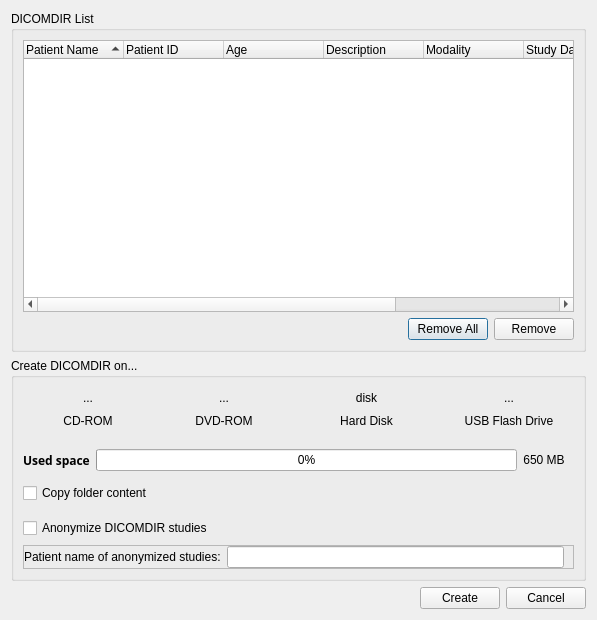
<?xml version="1.0" encoding="UTF-8"?>
<ui version="4.0">
 <class>udg::QCreateDicomdirBase</class>
 <widget class="QDialog" name="udg::QCreateDicomdirBase">
  <property name="geometry">
   <rect>
    <x>0</x>
    <y>0</y>
    <width>597</width>
    <height>620</height>
   </rect>
  </property>
  <property name="windowTitle">
   <string>Create DICOMDIR</string>
  </property>
  <property name="windowIcon">
   <iconset resource="../main/main.qrc">
    <normaloff>:/images/icons/folder-new-dicomdir.svg</normaloff>:/images/icons/folder-new-dicomdir.svg</iconset>
  </property>
  <layout class="QGridLayout" name="gridLayout_3">
   <item row="0" column="0">
    <widget class="QGroupBox" name="groupBox_2">
     <property name="sizePolicy">
      <sizepolicy hsizetype="Expanding" vsizetype="Expanding">
       <horstretch>0</horstretch>
       <verstretch>0</verstretch>
      </sizepolicy>
     </property>
     <property name="title">
      <string>DICOMDIR List</string>
     </property>
     <layout class="QVBoxLayout">
      <property name="spacing">
       <number>6</number>
      </property>
      <property name="leftMargin">
       <number>9</number>
      </property>
      <property name="topMargin">
       <number>9</number>
      </property>
      <property name="rightMargin">
       <number>9</number>
      </property>
      <property name="bottomMargin">
       <number>9</number>
      </property>
      <item>
       <widget class="QTreeWidget" name="m_dicomdirStudiesList">
        <property name="minimumSize">
         <size>
          <width>403</width>
          <height>0</height>
         </size>
        </property>
        <property name="horizontalScrollBarPolicy">
         <enum>Qt::ScrollBarAsNeeded</enum>
        </property>
        <property name="selectionMode">
         <enum>QAbstractItemView::ExtendedSelection</enum>
        </property>
        <property name="sortingEnabled">
         <bool>true</bool>
        </property>
        <column>
         <property name="text">
          <string>Patient Name</string>
         </property>
        </column>
        <column>
         <property name="text">
          <string>Patient ID</string>
         </property>
        </column>
        <column>
         <property name="text">
          <string>Age</string>
         </property>
        </column>
        <column>
         <property name="text">
          <string>Description</string>
         </property>
        </column>
        <column>
         <property name="text">
          <string>Modality</string>
         </property>
        </column>
        <column>
         <property name="text">
          <string>Study Date</string>
         </property>
        </column>
        <column>
         <property name="text">
          <string>Study Time</string>
         </property>
        </column>
        <column>
         <property name="text">
          <string>Study UID</string>
         </property>
        </column>
       </widget>
      </item>
      <item>
       <layout class="QHBoxLayout">
        <property name="spacing">
         <number>6</number>
        </property>
        <property name="leftMargin">
         <number>0</number>
        </property>
        <property name="topMargin">
         <number>0</number>
        </property>
        <property name="rightMargin">
         <number>0</number>
        </property>
        <property name="bottomMargin">
         <number>0</number>
        </property>
        <item>
         <spacer>
          <property name="orientation">
           <enum>Qt::Horizontal</enum>
          </property>
          <property name="sizeHint" stdset="0">
           <size>
            <width>40</width>
            <height>20</height>
           </size>
          </property>
         </spacer>
        </item>
        <item>
         <widget class="QPushButton" name="m_buttonRemoveAll">
          <property name="toolTip">
           <string>Remove all the studies from the list</string>
          </property>
          <property name="text">
           <string>Remove All</string>
          </property>
          <property name="icon">
           <iconset resource="../main/main.qrc">
            <normaloff>:/images/icons/edit-delete.svg</normaloff>:/images/icons/edit-delete.svg</iconset>
          </property>
         </widget>
        </item>
        <item>
         <widget class="QPushButton" name="m_buttonRemove">
          <property name="toolTip">
           <string>Remove selected study of the list</string>
          </property>
          <property name="text">
           <string>Remove</string>
          </property>
         </widget>
        </item>
       </layout>
      </item>
     </layout>
    </widget>
   </item>
   <item row="1" column="0">
    <widget class="QGroupBox" name="groupBox">
     <property name="title">
      <string>Create DICOMDIR on...</string>
     </property>
     <layout class="QVBoxLayout" name="verticalLayout">
      <item>
       <layout class="QGridLayout" name="gridLayout_4">
        <property name="leftMargin">
         <number>0</number>
        </property>
        <property name="topMargin">
         <number>0</number>
        </property>
        <property name="rightMargin">
         <number>0</number>
        </property>
        <property name="bottomMargin">
         <number>0</number>
        </property>
        <item row="0" column="9">
         <spacer name="horizontalSpacer_4">
          <property name="orientation">
           <enum>Qt::Horizontal</enum>
          </property>
          <property name="sizeHint" stdset="0">
           <size>
            <width>40</width>
            <height>20</height>
           </size>
          </property>
         </spacer>
        </item>
        <item row="0" column="4">
         <widget class="QToolButton" name="m_dvdromDeviceToolButton">
          <property name="text">
           <string>...</string>
          </property>
          <property name="icon">
           <iconset resource="../main/main.qrc">
            <normaloff>:/images/icons/media-optical-dvd.svg</normaloff>:/images/icons/media-optical-dvd.svg</iconset>
          </property>
          <property name="iconSize">
           <size>
            <width>64</width>
            <height>64</height>
           </size>
          </property>
          <property name="checkable">
           <bool>true</bool>
          </property>
          <property name="autoRaise">
           <bool>true</bool>
          </property>
         </widget>
        </item>
        <item row="0" column="11">
         <spacer name="horizontalSpacer_3">
          <property name="orientation">
           <enum>Qt::Horizontal</enum>
          </property>
          <property name="sizeHint" stdset="0">
           <size>
            <width>40</width>
            <height>20</height>
           </size>
          </property>
         </spacer>
        </item>
        <item row="0" column="1">
         <widget class="QToolButton" name="m_cdromDeviceToolButton">
          <property name="text">
           <string>...</string>
          </property>
          <property name="icon">
           <iconset resource="../main/main.qrc">
            <normaloff>:/images/icons/media-optical.svg</normaloff>:/images/icons/media-optical.svg</iconset>
          </property>
          <property name="iconSize">
           <size>
            <width>64</width>
            <height>64</height>
           </size>
          </property>
          <property name="checkable">
           <bool>true</bool>
          </property>
          <property name="checked">
           <bool>false</bool>
          </property>
          <property name="autoRaise">
           <bool>true</bool>
          </property>
         </widget>
        </item>
        <item row="0" column="10">
         <widget class="QToolButton" name="m_pendriveDeviceToolButton">
          <property name="text">
           <string>...</string>
          </property>
          <property name="icon">
           <iconset resource="../main/main.qrc">
            <normaloff>:/images/icons/drive-removable-media.svg</normaloff>:/images/icons/drive-removable-media.svg</iconset>
          </property>
          <property name="iconSize">
           <size>
            <width>64</width>
            <height>64</height>
           </size>
          </property>
          <property name="checkable">
           <bool>true</bool>
          </property>
          <property name="autoRaise">
           <bool>true</bool>
          </property>
         </widget>
        </item>
        <item row="0" column="2">
         <spacer name="horizontalSpacer_5">
          <property name="orientation">
           <enum>Qt::Horizontal</enum>
          </property>
          <property name="sizeHint" stdset="0">
           <size>
            <width>40</width>
            <height>20</height>
           </size>
          </property>
         </spacer>
        </item>
        <item row="0" column="6">
         <spacer name="horizontalSpacer_2">
          <property name="orientation">
           <enum>Qt::Horizontal</enum>
          </property>
          <property name="sizeHint" stdset="0">
           <size>
            <width>40</width>
            <height>20</height>
           </size>
          </property>
         </spacer>
        </item>
        <item row="0" column="0">
         <spacer name="horizontalSpacer">
          <property name="orientation">
           <enum>Qt::Horizontal</enum>
          </property>
          <property name="sizeHint" stdset="0">
           <size>
            <width>40</width>
            <height>20</height>
           </size>
          </property>
         </spacer>
        </item>
        <item row="0" column="7">
         <widget class="QToolButton" name="m_hardDiskDeviceToolButton">
          <property name="text">
           <string>disk</string>
          </property>
          <property name="icon">
           <iconset resource="../main/main.qrc">
            <normaloff>:/images/icons/drive-harddisk.svg</normaloff>:/images/icons/drive-harddisk.svg</iconset>
          </property>
          <property name="iconSize">
           <size>
            <width>64</width>
            <height>64</height>
           </size>
          </property>
          <property name="checkable">
           <bool>true</bool>
          </property>
          <property name="checked">
           <bool>false</bool>
          </property>
          <property name="autoRaise">
           <bool>true</bool>
          </property>
         </widget>
        </item>
        <item row="0" column="3">
         <spacer name="horizontalSpacer_6">
          <property name="orientation">
           <enum>Qt::Horizontal</enum>
          </property>
          <property name="sizeHint" stdset="0">
           <size>
            <width>40</width>
            <height>20</height>
           </size>
          </property>
         </spacer>
        </item>
        <item row="0" column="5">
         <spacer name="horizontalSpacer_7">
          <property name="orientation">
           <enum>Qt::Horizontal</enum>
          </property>
          <property name="sizeHint" stdset="0">
           <size>
            <width>40</width>
            <height>20</height>
           </size>
          </property>
         </spacer>
        </item>
        <item row="0" column="8">
         <spacer name="horizontalSpacer_8">
          <property name="orientation">
           <enum>Qt::Horizontal</enum>
          </property>
          <property name="sizeHint" stdset="0">
           <size>
            <width>40</width>
            <height>20</height>
           </size>
          </property>
         </spacer>
        </item>
        <item row="1" column="9" colspan="3">
         <widget class="QLabel" name="label_4">
          <property name="text">
           <string>USB Flash Drive</string>
          </property>
          <property name="alignment">
           <set>Qt::AlignCenter</set>
          </property>
         </widget>
        </item>
        <item row="1" column="6" colspan="3">
         <widget class="QLabel" name="label_3">
          <property name="text">
           <string>Hard Disk</string>
          </property>
          <property name="alignment">
           <set>Qt::AlignCenter</set>
          </property>
         </widget>
        </item>
        <item row="1" column="3" colspan="3">
         <widget class="QLabel" name="label_2">
          <property name="text">
           <string>DVD-ROM</string>
          </property>
          <property name="alignment">
           <set>Qt::AlignCenter</set>
          </property>
         </widget>
        </item>
        <item row="1" column="0" colspan="3">
         <widget class="QLabel" name="label">
          <property name="text">
           <string>CD-ROM</string>
          </property>
          <property name="alignment">
           <set>Qt::AlignCenter</set>
          </property>
         </widget>
        </item>
       </layout>
      </item>
      <item>
       <widget class="QStackedWidget" name="m_stackedWidget">
        <property name="sizePolicy">
         <sizepolicy hsizetype="Preferred" vsizetype="Fixed">
          <horstretch>0</horstretch>
          <verstretch>0</verstretch>
         </sizepolicy>
        </property>
        <property name="currentIndex">
         <number>0</number>
        </property>
        <widget class="QWidget" name="page">
         <layout class="QGridLayout" name="gridLayout">
          <property name="leftMargin">
           <number>0</number>
          </property>
          <property name="topMargin">
           <number>9</number>
          </property>
          <property name="rightMargin">
           <number>9</number>
          </property>
          <property name="bottomMargin">
           <number>0</number>
          </property>
          <item row="1" column="0" colspan="2">
           <widget class="QCheckBox" name="m_copyFolderContentToDICOMDIRCdDvdCheckBox">
            <property name="text">
             <string>Copy folder content</string>
            </property>
           </widget>
          </item>
          <item row="0" column="0">
           <widget class="QLabel" name="m_DICOMDIRUsedSpaceLabel">
            <property name="font">
             <font>
              <family>Sans Serif</family>
              <pointsize>9</pointsize>
              <weight>75</weight>
              <italic>false</italic>
              <bold>true</bold>
              <underline>false</underline>
              <strikeout>false</strikeout>
             </font>
            </property>
            <property name="text">
             <string>Used space</string>
            </property>
           </widget>
          </item>
          <item row="0" column="2">
           <widget class="QLabel" name="m_labelMbCdDvdOcupat">
            <property name="autoFillBackground">
             <bool>false</bool>
            </property>
            <property name="text">
             <string>650 MB</string>
            </property>
            <property name="alignment">
             <set>Qt::AlignCenter</set>
            </property>
           </widget>
          </item>
          <item row="0" column="1">
           <widget class="QProgressBar" name="m_progressBarOcupat">
            <property name="maximum">
             <number>100</number>
            </property>
            <property name="value">
             <number>0</number>
            </property>
            <property name="textVisible">
             <bool>true</bool>
            </property>
            <property name="orientation">
             <enum>Qt::Horizontal</enum>
            </property>
            <property name="textDirection">
             <enum>QProgressBar::TopToBottom</enum>
            </property>
           </widget>
          </item>
         </layout>
        </widget>
        <widget class="QWidget" name="page_2">
         <layout class="QVBoxLayout" name="verticalLayout_2">
          <property name="leftMargin">
           <number>0</number>
          </property>
          <property name="bottomMargin">
           <number>0</number>
          </property>
          <item>
           <layout class="QHBoxLayout">
            <property name="spacing">
             <number>6</number>
            </property>
            <property name="leftMargin">
             <number>0</number>
            </property>
            <property name="topMargin">
             <number>0</number>
            </property>
            <property name="rightMargin">
             <number>0</number>
            </property>
            <property name="bottomMargin">
             <number>0</number>
            </property>
            <item>
             <widget class="QLabel" name="m_DICOMDIRLocationLabel">
              <property name="font">
               <font>
                <family>Sans Serif</family>
                <pointsize>9</pointsize>
                <weight>75</weight>
                <italic>false</italic>
                <bold>true</bold>
                <underline>false</underline>
                <strikeout>false</strikeout>
               </font>
              </property>
              <property name="text">
               <string>Location:</string>
              </property>
             </widget>
            </item>
            <item>
             <widget class="QLineEdit" name="m_lineEditDicomdirPath"/>
            </item>
            <item>
             <widget class="QPushButton" name="m_buttonExamineDisk">
              <property name="text">
               <string/>
              </property>
              <property name="icon">
               <iconset resource="../main/main.qrc">
                <normaloff>:/images/icons/document-open.svg</normaloff>:/images/icons/document-open.svg</iconset>
              </property>
              <property name="iconSize">
               <size>
                <width>16</width>
                <height>16</height>
               </size>
              </property>
             </widget>
            </item>
           </layout>
          </item>
          <item>
           <widget class="QLabel" name="m_dicomdirSizeOnDiskLabel">
            <property name="text">
             <string>The size of the DICOMDIR is XX MB</string>
            </property>
           </widget>
          </item>
          <item>
           <widget class="QCheckBox" name="m_copyFolderContentToDICOMDIRUsbHardDiskCheckBox">
            <property name="text">
             <string>Copy folder content</string>
            </property>
           </widget>
          </item>
         </layout>
        </widget>
       </widget>
      </item>
      <item>
       <widget class="QCheckBox" name="m_anonymizeDICOMDIRCheckBox">
        <property name="minimumSize">
         <size>
          <width>0</width>
          <height>22</height>
         </size>
        </property>
        <property name="text">
         <string>Anonymize DICOMDIR studies</string>
        </property>
       </widget>
      </item>
      <item>
       <widget class="QFrame" name="m_patientNameAnonymizedFrame">
        <property name="frameShape">
         <enum>QFrame::StyledPanel</enum>
        </property>
        <property name="frameShadow">
         <enum>QFrame::Raised</enum>
        </property>
        <layout class="QGridLayout" name="gridLayout_2">
         <property name="leftMargin">
          <number>0</number>
         </property>
         <property name="topMargin">
          <number>0</number>
         </property>
         <property name="bottomMargin">
          <number>0</number>
         </property>
         <property name="horizontalSpacing">
          <number>6</number>
         </property>
         <property name="verticalSpacing">
          <number>0</number>
         </property>
         <item row="0" column="1">
          <widget class="QLineEdit" name="m_patientNameAnonymizedLineEdit">
           <property name="maxLength">
            <number>64</number>
           </property>
          </widget>
         </item>
         <item row="0" column="0">
          <widget class="QLabel" name="label_5">
           <property name="text">
            <string>Patient name of anonymized studies:</string>
           </property>
          </widget>
         </item>
        </layout>
       </widget>
      </item>
     </layout>
    </widget>
   </item>
   <item row="2" column="0">
    <layout class="QHBoxLayout">
     <property name="spacing">
      <number>6</number>
     </property>
     <property name="leftMargin">
      <number>0</number>
     </property>
     <property name="topMargin">
      <number>0</number>
     </property>
     <property name="rightMargin">
      <number>0</number>
     </property>
     <property name="bottomMargin">
      <number>0</number>
     </property>
     <item>
      <spacer>
       <property name="orientation">
        <enum>Qt::Horizontal</enum>
       </property>
       <property name="sizeHint" stdset="0">
        <size>
         <width>40</width>
         <height>20</height>
        </size>
       </property>
      </spacer>
     </item>
     <item>
      <widget class="QPushButton" name="m_buttonCreateDicomdir">
       <property name="toolTip">
        <string>Creates a DICOMDIR with the selected studies</string>
       </property>
       <property name="text">
        <string>Create</string>
       </property>
       <property name="icon">
        <iconset resource="../main/main.qrc">
         <normaloff>:/images/icons/tools-media-optical-burn.svg</normaloff>:/images/icons/tools-media-optical-burn.svg</iconset>
       </property>
      </widget>
     </item>
     <item>
      <widget class="QPushButton" name="m_buttonCancelDicomdir">
       <property name="text">
        <string>Cancel</string>
       </property>
       <property name="icon">
        <iconset resource="../main/main.qrc">
         <normaloff>:/images/icons/dialog-cancel.svg</normaloff>:/images/icons/dialog-cancel.svg</iconset>
       </property>
      </widget>
     </item>
    </layout>
   </item>
  </layout>
 </widget>
 <resources>
  <include location="../main/main.qrc"/>
  <include location="../main/main.qrc"/>
 </resources>
 <connections>
  <connection>
   <sender>m_buttonCancelDicomdir</sender>
   <signal>clicked()</signal>
   <receiver>udg::QCreateDicomdirBase</receiver>
   <slot>reject()</slot>
   <hints>
    <hint type="sourcelabel">
     <x>799</x>
     <y>782</y>
    </hint>
    <hint type="destinationlabel">
     <x>849</x>
     <y>491</y>
    </hint>
   </hints>
  </connection>
 </connections>
</ui>
